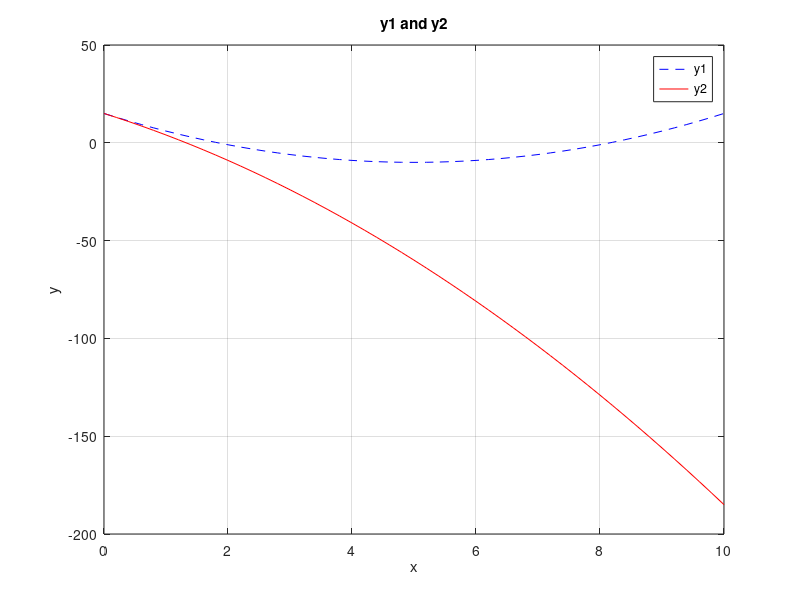

Source code (MATLAB):
%%Name Surname: Serkan Burak Örs
%Istanbul Technical University
%Aeronautics and Astronautics Faculty - Astronautical Engineering
%E-mail: orss19@itu.edu.tr
%BIL 113E - Summer 2020 - CRN:30156
%Instructor: Dr. Mustafa Resa Becan
%Week 3 - Date: 26/08/2020
%%
x = 0:0.2:10;
y1 = x.^2 - 10.*x + 15;
y2 = -x.^2 - 10.*x + 15;
plot(x,y1,'b--');
hold on;
plot(x,y2,'r');
legend('y1','y2');
xlabel('x'); ylabel('y');
title('y1 and y2');
grid on;